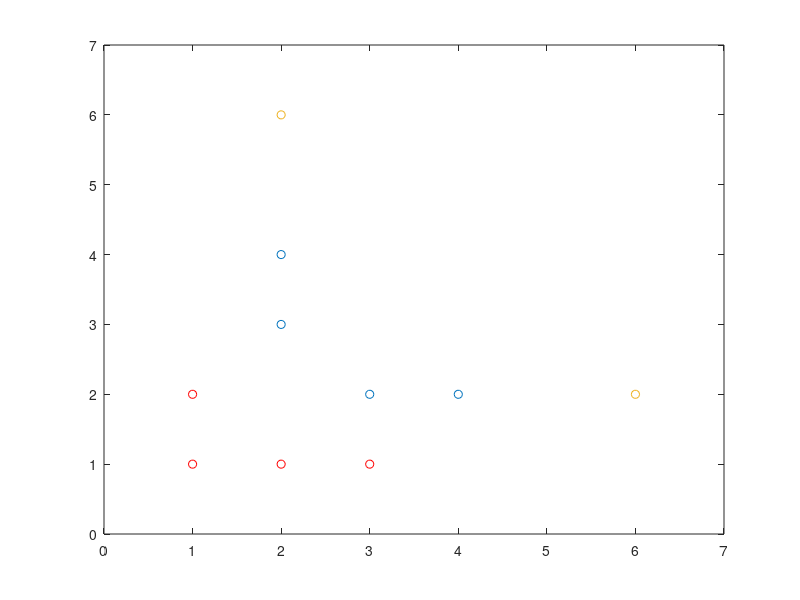

Write the MATLAB code that produced this figure.
% cleanup
close all;
clear all;
clc;

% compute a quadratic decision boundary
% combined S1 and S2
S = [1 1; 1 2; 2 1; 3 1; 2 4; 2 3; 3 2; 4 2]';
% class labels
L = [0 0 0 0 1 1 1 1];

% a) compute coefficient vector a for the decision boundary

% "measurement" matrix
% [x^2 xy y^2]
M = zeros(size(S,2), 3);
M(:,1) = S(1,:)' .^ 2;
M(:,2) = S(1,:)' .* S(2,:)';
M(:,3) = S(2,:)' .^ 2;

% compute least squares solution
a = pinv(M)*L';

% plot the decision boundary
[Y X] = meshgrid(0:0.2:7, 0:0.2:7);
Z = a(1)*X.^2 + a(2).*X.*Y + a(3)*Y.^2;
contour(X, Y, Z, 0.5);
hold on;
scatter(S(1,L==1), S(2,L==1));
scatter(S(1,L==0), S(2,L==0), 'r');

% b) classifiy two features
scatter([2 6], [6 2], 'blackx');
hold off;
